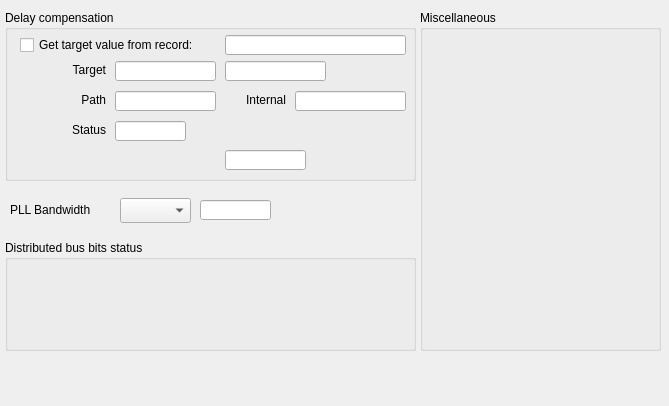
<?xml version="1.0" encoding="UTF-8"?>
<ui version="4.0">
 <class>Form</class>
 <widget class="QWidget" name="Form">
  <property name="geometry">
   <rect>
    <x>0</x>
    <y>0</y>
    <width>669</width>
    <height>406</height>
   </rect>
  </property>
  <property name="windowTitle">
   <string>Form</string>
  </property>
  <widget class="QGroupBox" name="groupBox">
   <property name="geometry">
    <rect>
     <x>5</x>
     <y>10</y>
     <width>411</width>
     <height>171</height>
    </rect>
   </property>
   <property name="title">
    <string>Delay compensation</string>
   </property>
   <widget class="QLabel" name="label_2">
    <property name="geometry">
     <rect>
      <x>40</x>
      <y>51</y>
      <width>61</width>
      <height>17</height>
     </rect>
    </property>
    <property name="text">
     <string>Target</string>
    </property>
    <property name="alignment">
     <set>Qt::AlignRight|Qt::AlignTrailing|Qt::AlignVCenter</set>
    </property>
   </widget>
   <widget class="QLabel" name="label_3">
    <property name="geometry">
     <rect>
      <x>40</x>
      <y>81</y>
      <width>61</width>
      <height>17</height>
     </rect>
    </property>
    <property name="text">
     <string>Path</string>
    </property>
    <property name="alignment">
     <set>Qt::AlignRight|Qt::AlignTrailing|Qt::AlignVCenter</set>
    </property>
   </widget>
   <widget class="QLabel" name="label_4">
    <property name="geometry">
     <rect>
      <x>220</x>
      <y>81</y>
      <width>61</width>
      <height>17</height>
     </rect>
    </property>
    <property name="text">
     <string>Internal</string>
    </property>
    <property name="alignment">
     <set>Qt::AlignRight|Qt::AlignTrailing|Qt::AlignVCenter</set>
    </property>
   </widget>
   <widget class="QLabel" name="label_5">
    <property name="geometry">
     <rect>
      <x>40</x>
      <y>111</y>
      <width>61</width>
      <height>17</height>
     </rect>
    </property>
    <property name="text">
     <string>Status</string>
    </property>
    <property name="alignment">
     <set>Qt::AlignRight|Qt::AlignTrailing|Qt::AlignVCenter</set>
    </property>
   </widget>
   <widget class="caLineEdit" name="calineedit_16">
    <property name="geometry">
     <rect>
      <x>220</x>
      <y>51</y>
      <width>101</width>
      <height>20</height>
     </rect>
    </property>
    <property name="alignment">
     <set>Qt::AlignLeading|Qt::AlignLeft|Qt::AlignVCenter</set>
    </property>
    <property name="channel" stdset="0">
     <string notr="true">$(SYS)-$(DEVICE):DlyCompensation-Target-RB</string>
    </property>
    <property name="unitsEnabled">
     <bool>true</bool>
    </property>
   </widget>
   <widget class="caTextEntry" name="catextentry_4">
    <property name="geometry">
     <rect>
      <x>110</x>
      <y>51</y>
      <width>101</width>
      <height>20</height>
     </rect>
    </property>
    <property name="alignment">
     <set>Qt::AlignCenter</set>
    </property>
    <property name="channel" stdset="0">
     <string notr="true">$(SYS)-$(DEVICE):DlyCompensation-Target-SP</string>
    </property>
    <property name="background">
     <color>
      <red>212</red>
      <green>219</green>
      <blue>157</blue>
     </color>
    </property>
    <property name="colorMode">
     <enum>caLineEdit::Static</enum>
    </property>
   </widget>
   <widget class="caLineEdit" name="calineedit_17">
    <property name="geometry">
     <rect>
      <x>110</x>
      <y>81</y>
      <width>101</width>
      <height>20</height>
     </rect>
    </property>
    <property name="alignment">
     <set>Qt::AlignLeading|Qt::AlignLeft|Qt::AlignVCenter</set>
    </property>
    <property name="channel" stdset="0">
     <string notr="true">$(SYS)-$(DEVICE):DlyCompensation-Path-RB</string>
    </property>
    <property name="unitsEnabled">
     <bool>true</bool>
    </property>
   </widget>
   <widget class="caLineEdit" name="calineedit_18">
    <property name="geometry">
     <rect>
      <x>290</x>
      <y>81</y>
      <width>111</width>
      <height>20</height>
     </rect>
    </property>
    <property name="alignment">
     <set>Qt::AlignLeading|Qt::AlignLeft|Qt::AlignVCenter</set>
    </property>
    <property name="channel" stdset="0">
     <string notr="true">$(SYS)-$(DEVICE):DlyCompensation-Internal-RB</string>
    </property>
    <property name="unitsEnabled">
     <bool>true</bool>
    </property>
   </widget>
   <widget class="caLineEdit" name="calineedit_19">
    <property name="geometry">
     <rect>
      <x>110</x>
      <y>111</y>
      <width>71</width>
      <height>20</height>
     </rect>
    </property>
    <property name="alignment">
     <set>Qt::AlignLeading|Qt::AlignLeft|Qt::AlignVCenter</set>
    </property>
    <property name="channel" stdset="0">
     <string notr="true">$(SYS)-$(DEVICE):DlyCompensation-Status-RB</string>
    </property>
    <property name="unitsEnabled">
     <bool>true</bool>
    </property>
    <property name="formatType">
     <enum>caLineEdit::hexadecimal</enum>
    </property>
   </widget>
   <widget class="caLineEdit" name="calineedit_21">
    <property name="geometry">
     <rect>
      <x>220</x>
      <y>140</y>
      <width>81</width>
      <height>20</height>
     </rect>
    </property>
    <property name="alignment">
     <set>Qt::AlignLeading|Qt::AlignLeft|Qt::AlignVCenter</set>
    </property>
    <property name="channel" stdset="0">
     <string notr="true">$(SYS)-$(DEVICE):DlyCompensation-Enabled-RB</string>
    </property>
    <property name="unitsEnabled">
     <bool>true</bool>
    </property>
   </widget>
   <widget class="caToggleButton" name="catogglebutton">
    <property name="geometry">
     <rect>
      <x>15</x>
      <y>25</y>
      <width>201</width>
      <height>20</height>
     </rect>
    </property>
    <property name="text">
     <string>Get target value from record:</string>
    </property>
    <property name="channel" stdset="0">
     <string notr="true">$(SYS)-$(DEVICE):DlyCompensation-Source-I.DISA</string>
    </property>
    <property name="trueValue">
     <string>0</string>
    </property>
    <property name="falseValue">
     <string>1</string>
    </property>
   </widget>
   <widget class="caLineEdit" name="calineedit_22">
    <property name="geometry">
     <rect>
      <x>220</x>
      <y>25</y>
      <width>181</width>
      <height>20</height>
     </rect>
    </property>
    <property name="alignment">
     <set>Qt::AlignLeading|Qt::AlignLeft|Qt::AlignVCenter</set>
    </property>
    <property name="channel" stdset="0">
     <string notr="true">$(SYS)-$(DEVICE):DlyCompensation-Source-I.INPA</string>
    </property>
    <property name="unitsEnabled">
     <bool>true</bool>
    </property>
   </widget>
   <widget class="caChoice" name="cachoice">
    <property name="geometry">
     <rect>
      <x>20</x>
      <y>140</y>
      <width>191</width>
      <height>20</height>
     </rect>
    </property>
    <property name="toolTip">
     <string>Enable or disable delay compensation</string>
    </property>
    <property name="channel" stdset="0">
     <string notr="true">$(SYS)-$(DEVICE):DlyCompensation-Enabled-Sel</string>
    </property>
    <property name="foreground">
     <color>
      <red>0</red>
      <green>0</green>
      <blue>0</blue>
     </color>
    </property>
    <property name="background">
     <color>
      <red>212</red>
      <green>219</green>
      <blue>157</blue>
     </color>
    </property>
    <property name="bordercolor">
     <color>
      <red>0</red>
      <green>0</green>
      <blue>0</blue>
     </color>
    </property>
    <property name="colorMode">
     <enum>caChoice::Static</enum>
    </property>
    <property name="stackingMode" stdset="0">
     <enum>caChoice::Column</enum>
    </property>
    <property name="endBit">
     <number>1</number>
    </property>
   </widget>
  </widget>
  <widget class="QLabel" name="label">
   <property name="geometry">
    <rect>
     <x>10</x>
     <y>201</y>
     <width>101</width>
     <height>17</height>
    </rect>
   </property>
   <property name="text">
    <string>PLL Bandwidth</string>
   </property>
  </widget>
  <widget class="caMenu" name="camenu_2">
   <property name="geometry">
    <rect>
     <x>120</x>
     <y>198</y>
     <width>71</width>
     <height>25</height>
    </rect>
   </property>
   <property name="channel" stdset="0">
    <string notr="true">$(SYS)-$(DEVICE):PLL-Bandwidth-Sel</string>
   </property>
   <property name="styleSheet" stdset="0">
    <string notr="true"/>
   </property>
  </widget>
  <widget class="caLineEdit" name="calineedit_20">
   <property name="geometry">
    <rect>
     <x>200</x>
     <y>200</y>
     <width>71</width>
     <height>20</height>
    </rect>
   </property>
   <property name="alignment">
    <set>Qt::AlignLeading|Qt::AlignLeft|Qt::AlignVCenter</set>
   </property>
   <property name="channel" stdset="0">
    <string notr="true">$(SYS)-$(DEVICE):PLL-Bandwidth-RB</string>
   </property>
   <property name="unitsEnabled">
    <bool>true</bool>
   </property>
  </widget>
  <widget class="QGroupBox" name="groupBox_2">
   <property name="geometry">
    <rect>
     <x>5</x>
     <y>240</y>
     <width>411</width>
     <height>111</height>
    </rect>
   </property>
   <property name="title">
    <string>Distributed bus bits status</string>
   </property>
   <widget class="caByte" name="cabyte_2">
    <property name="geometry">
     <rect>
      <x>10</x>
      <y>30</y>
      <width>291</width>
      <height>20</height>
     </rect>
    </property>
    <property name="channel" stdset="0">
     <string notr="true">$(SYS)-$(DEVICE):DBus-Status-I</string>
    </property>
    <property name="direction">
     <enum>caByte::Left</enum>
    </property>
    <property name="startBit">
     <number>0</number>
    </property>
    <property name="endBit">
     <number>7</number>
    </property>
   </widget>
   <widget class="caRelatedDisplay" name="carelateddisplay_3">
    <property name="geometry">
     <rect>
      <x>10</x>
      <y>60</y>
      <width>291</width>
      <height>27</height>
     </rect>
    </property>
    <property name="font">
     <font>
      <pointsize>10</pointsize>
     </font>
    </property>
    <property name="background">
     <color>
      <red>183</red>
      <green>157</green>
      <blue>92</blue>
     </color>
    </property>
    <property name="labels">
     <string notr="true">Configure DBUS to pulser mapping</string>
    </property>
    <property name="files">
     <string notr="true">G_EVR_$(FF)_dbus.ui</string>
    </property>
    <property name="args">
     <string notr="true">SYS=$(SYS),DEVICE=$(DEVICE),FF=$(FF)</string>
    </property>
    <property name="fontScaleMode" stdset="0">
     <enum>EPushButton::None</enum>
    </property>
   </widget>
  </widget>
  <widget class="QGroupBox" name="groupBox_3">
   <property name="geometry">
    <rect>
     <x>420</x>
     <y>10</y>
     <width>241</width>
     <height>341</height>
    </rect>
   </property>
   <property name="title">
    <string>Miscellaneous</string>
   </property>
   <widget class="caRelatedDisplay" name="carelateddisplay_4">
    <property name="geometry">
     <rect>
      <x>10</x>
      <y>70</y>
      <width>220</width>
      <height>27</height>
     </rect>
    </property>
    <property name="font">
     <font>
      <pointsize>10</pointsize>
     </font>
    </property>
    <property name="background">
     <color>
      <red>183</red>
      <green>157</green>
      <blue>92</blue>
     </color>
    </property>
    <property name="labels">
     <string notr="true">CML outputs control</string>
    </property>
    <property name="files">
     <string notr="true">G_EVR_$(FF)_out_cml_widget.ui</string>
    </property>
    <property name="args">
     <string notr="true">SYS=$(SYS),DEVICE=$(DEVICE),FF=$(FF)</string>
    </property>
    <property name="fontScaleMode" stdset="0">
     <enum>EPushButton::None</enum>
    </property>
   </widget>
   <widget class="caRelatedDisplay" name="carelateddisplay_6">
    <property name="geometry">
     <rect>
      <x>10</x>
      <y>30</y>
      <width>220</width>
      <height>27</height>
     </rect>
    </property>
    <property name="font">
     <font>
      <pointsize>10</pointsize>
     </font>
    </property>
    <property name="background">
     <color>
      <red>183</red>
      <green>157</green>
      <blue>92</blue>
     </color>
    </property>
    <property name="labels">
     <string notr="true">Soft Event Counters</string>
    </property>
    <property name="files">
     <string notr="true">G_EVR_map-soft_widget.ui</string>
    </property>
    <property name="args">
     <string notr="true">SYS=$(SYS),DEVICE=$(DEVICE),FF=$(FF)</string>
    </property>
    <property name="fontScaleMode" stdset="0">
     <enum>EPushButton::None</enum>
    </property>
   </widget>
   <widget class="caRelatedDisplay" name="carelateddisplay_7">
    <property name="geometry">
     <rect>
      <x>10</x>
      <y>110</y>
      <width>220</width>
      <height>27</height>
     </rect>
    </property>
    <property name="font">
     <font>
      <pointsize>10</pointsize>
     </font>
    </property>
    <property name="background">
     <color>
      <red>183</red>
      <green>157</green>
      <blue>92</blue>
     </color>
    </property>
    <property name="labels">
     <string notr="true">Fine Delay Module Settings</string>
    </property>
    <property name="files">
     <string notr="true">G_EVR_$(FF)_out_delay.ui</string>
    </property>
    <property name="args">
     <string notr="true">SYS=$(SYS),DEVICE=$(DEVICE),FF=$(FF)</string>
    </property>
    <property name="fontScaleMode" stdset="0">
     <enum>EPushButton::None</enum>
    </property>
   </widget>
   <widget class="caRelatedDisplay" name="carelateddisplay_8">
    <property name="geometry">
     <rect>
      <x>10</x>
      <y>150</y>
      <width>220</width>
      <height>27</height>
     </rect>
    </property>
    <property name="font">
     <font>
      <pointsize>10</pointsize>
     </font>
    </property>
    <property name="background">
     <color>
      <red>183</red>
      <green>157</green>
      <blue>92</blue>
     </color>
    </property>
    <property name="labels">
     <string notr="true">Functions Map</string>
    </property>
    <property name="files">
     <string notr="true">G_EVR_map-special_widget.ui</string>
    </property>
    <property name="args">
     <string notr="true">SYS=$(SYS),DEVICE=$(DEVICE),FF=$(FF)</string>
    </property>
    <property name="fontScaleMode" stdset="0">
     <enum>EPushButton::None</enum>
    </property>
   </widget>
   <widget class="caRelatedDisplay" name="carelateddisplay_5">
    <property name="geometry">
     <rect>
      <x>10</x>
      <y>190</y>
      <width>220</width>
      <height>27</height>
     </rect>
    </property>
    <property name="font">
     <font/>
    </property>
    <property name="background">
     <color>
      <red>183</red>
      <green>157</green>
      <blue>92</blue>
     </color>
    </property>
    <property name="labels">
     <string notr="true">Data buffer status overview</string>
    </property>
    <property name="files">
     <string notr="true">G_EVR_$(FF)_dbuf.ui</string>
    </property>
    <property name="args">
     <string notr="true">SYS=$(SYS),DEVICE=$(DEVICE),FF=$(FF)</string>
    </property>
    <property name="fontScaleMode" stdset="0">
     <enum>EPushButton::None</enum>
    </property>
   </widget>
  </widget>
 </widget>
 <customwidgets>
  <customwidget>
   <class>caMenu</class>
   <extends>QComboBox</extends>
   <header>caMenu</header>
  </customwidget>
  <customwidget>
   <class>caChoice</class>
   <extends>QWidget</extends>
   <header>caChoice</header>
  </customwidget>
  <customwidget>
   <class>caRelatedDisplay</class>
   <extends>QWidget</extends>
   <header>caRelatedDisplay</header>
  </customwidget>
  <customwidget>
   <class>caTextEntry</class>
   <extends>caLineEdit</extends>
   <header>caTextEntry</header>
  </customwidget>
  <customwidget>
   <class>caToggleButton</class>
   <extends>QCheckBox</extends>
   <header>caToggleButton</header>
  </customwidget>
  <customwidget>
   <class>caLineEdit</class>
   <extends>QLineEdit</extends>
   <header>caLineEdit</header>
  </customwidget>
  <customwidget>
   <class>caByte</class>
   <extends>QWidget</extends>
   <header>caByte</header>
  </customwidget>
 </customwidgets>
 <resources/>
 <connections/>
</ui>
